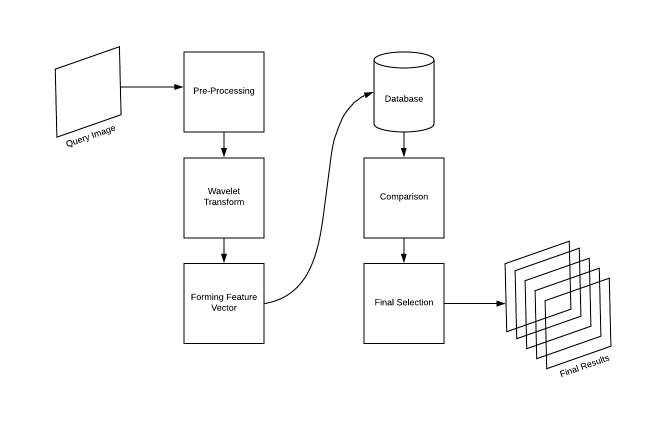
#> input picture resources/wiki_images/system structure.png, 1338 x 845 px (shown at 1/2 size)
$ python -i preprocessing.py   (imports and definitions only)
#> lines starting #> are read from the running program, lines starting #| are printed output that depends on the picture
"""Contains image preprocessing functionality required for Wavelet-based image
indexing and search.

The preprocessing stage of WBIIS application results in a collection of images
that have been cropped, resized and converted into another colour space (namely,
the component colour space).

"""


import concurrent.futures
import functools
import sys
import time

import cv2


def lazy_preprocess(file_paths):
    """Returns a generator for reading and processing images."""
    for file_path in file_paths:
        img = process_image(file_path)
        yield img


def multi_preprocess(file_paths):
    """Returns a processed set of images."""
    with concurrent.futures.ProcessPoolExecutor() as executor:
        imgs = list(executor.map(process_image, file_paths))
        return imgs


def process_image(file_path, cropped=True, scaled=True, mapped=False):
    """Loads and performs the relevant preprocessing on an image.

    NOTE:   Change the relevant kwargs to reflect the level of preprocessing
            that your data has already undergone.
    """
#> called with cropped = True, scaled = True, mapped = False
    img = cv2.imread(file_path, cv2.IMREAD_COLOR)
#> img is the input picture: shape (845, 1338, 3); min 0, max 255, mean 250.3
    if not cropped:
        img = crop_centre_square(img)
    if not scaled:
        img = rescale(img)
    if not mapped:
        img = map_color_space(img)
    return img


def crop_centre_square(img):
    """Crops the largest centre square of an image"""
    y, x, _ = img.shape
    crop_length = min(y, x)
    startx = x // 2 - (crop_length // 2)
    starty = y // 2 - (crop_length // 2)
    cropped = img[starty:starty + crop_length, startx:startx + crop_length,:]
    return cropped


def rescale(src, dim=(128, 128)):
    """Resizes the image to the specified dimensions"""
    dst = cv2.resize(src, dim, interpolation=cv2.INTER_LINEAR)
    return dst


def map_color_space(src, max_val=255):
    """Converts an RGB image to an image in component colour space."""
#> called with max_val = 255
    b, g, r = cv2.split(src)
    c_1 = (b + g + r)/3
    c_2 = (r + (max_val - b))/2
#> c_2: shape (845, 1338) float64; every value is 127.5
    c_3 = (r + 2 * (max_val - g) + b)/4
#> c_3: shape (845, 1338) float64; every value is 63.5
    dst = cv2.merge((c_1, c_2, c_3))
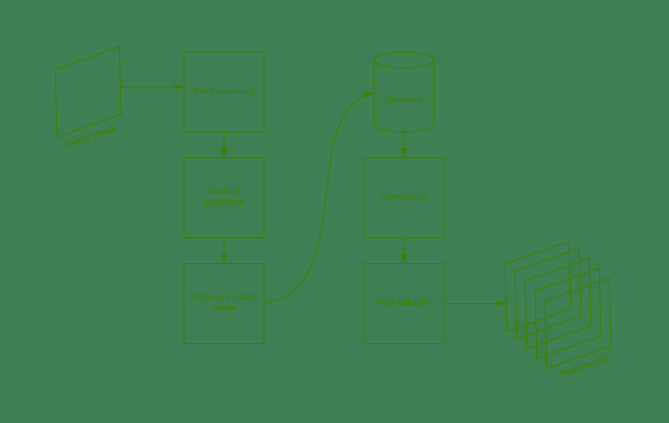
#> dst: shape (845, 1338, 3) float64 (shown at 1/2 size); mean of channels 0, 1, 2 82.7, 127.5, 63.5; drawn as B, G, R
    return dst


def save(file_name, img):
    """Writes out an image to a file with the specified file name"""
    cv2.imwrite(file_name, img)

>>> result = process_image('resources/wiki_images/system structure.png')
